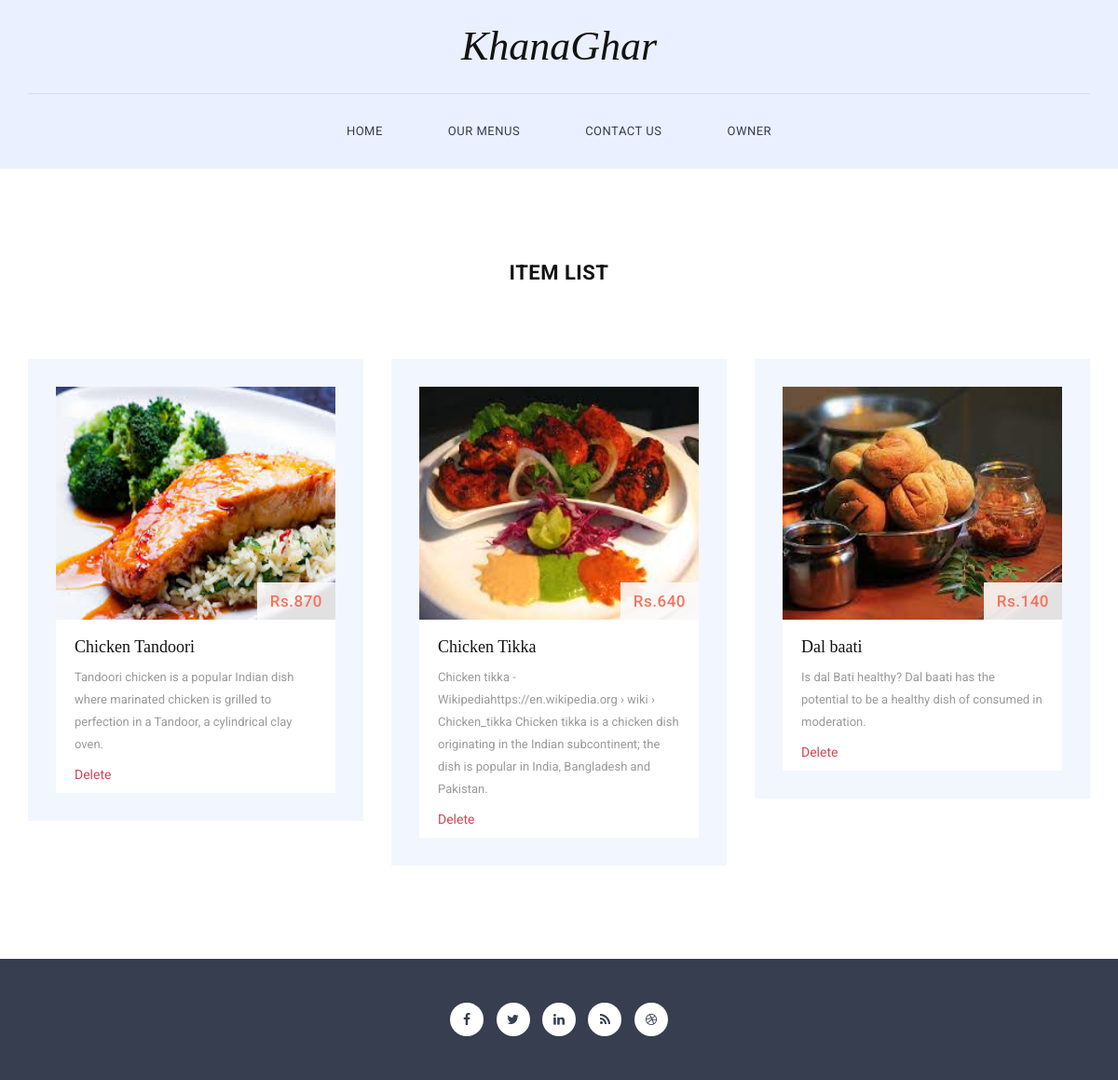
The app's page /owner/category/lunch/ with its own data.
### food/models.py (models this page shows, shortened)
class item(models.Model):
    item_name= models.CharField(max_length=200)
    item_full_desc= models.CharField(max_length=400)
    item_sort_desc=models.CharField(max_length=400)
    item_price=models.IntegerField()
    item_image=models.ImageField(upload_to="images/")
    category=models.ForeignKey("Category", on_delete=models.CASCADE)

### user/views.py (the view)
# urls.py: path('category/lunch/',views.list_lunch, name='list'),
def list_lunch(request):
    return render(request,'user/list.html', {"lunch": item.objects.filter(category=lunch_id)})

### user/templates/user/list.html (shortened to what this page needs)
{% extends 'foods/base.html' %}
{% load static %}
{% block body %}
    <section class="featured-food">
        <div class="container">
            <div class="row">
                <div class="heading">
                    <h2>Item List</h2>
                </div>
            </div>
            <div class="row">
{% if lunch %}
{% for item in lunch %}
                <div class="col-md-4">
                    <div class="food-item">
                        <a href="{% url "update_item" item.id %}">
                        <img  src="/media/{{item.item_image}}" width="100" height="250" alt=""></a>
                        <div class="price">Rs.{{item.item_price}}</div>
                        <div class="text-content">
                            <h4>{{item.item_name}}</h4>
                            <p>{{item.item_sort_desc}}</p>
                            <a href="/owner/delete/{{item.id}}">Delete</a>
                        </div>
                    </div>
                </div>
                {% endfor%}
                {% endif %}
            </div>
        </div>
    </section>
    {% endblock%}

### food/static/food/css/hero-slider.css (style rules this page uses)
*, *::after, *::before { -webkit-box-sizing: border-box; -moz-box-sizing: border-box; box-sizing: border-box; }
html { font-size: 62.5%; }
body { font-family: "Open Sans", sans-serif; color: #2c343b; background-color: #f2f2f2; }
a { color: #d44457; text-decoration: none; }
img { max-width: 100%; }

### food/static/food/css/templatemo-style.css (style rules this page uses)
* { margin: 0; padding: 0; font-family: 'Roboto', arial, sans-serif; }
body { overflow-x: hidden; background-color: #fff; }
p { color: #9a9a9a; font-size: 13px; line-height: 24px; }
section.featured-food { padding: 100px 0px; }
.featured-food .heading h2 { text-align: center; margin-top: 0px; margin-bottom: 80px; font-size: 22px; font-weight: 700; letter-spacing: 0.5px; text-transform: uppercase; color: #121212; }
.featured-food .food-item { background-color: #f2f6ff; padding: 30px; }
.food-item img { width: 100%; overflow: hidden; position: relative; }
.food-item .price { font-size: 17px; color: #f2745f; font-weight: 500; letter-spacing: 0.5px; padding: 8px 14px; position: absolute; right: 45px; margin-top: -40px; background-color: rgba(250, 250, 250, 0.9); }
.food-item .text-content { background-color: #fff; padding: 20px 20px 10px 20px; }
.food-item h4 { margin-top: 0px; font-family: 'Spectral', serif; font-size: 18px; color: #121212; }

### records on screen
item: item_image (picture), item_price "870", item_name "Chicken Tandoori", item_sort_desc "Tandoori chicken is a popular Indian dish where marinated chicken is grilled to perfection in a Tandoor, a cylindrical clay oven."
item: item_image (picture), item_price "640", item_name "Chicken Tikka", item_sort_desc "Chicken tikka - Wikipediahttps://en.wikipedia.org › wiki › Chicken_tikka Chicken tikka is a chicken dish originating in the Indian subcontinent; the dish is popular in India, Bangladesh and Pakistan."
item: item_image (picture), item_price "140", item_name "Dal baati", item_sort_desc "Is dal Bati healthy? Dal baati has the potential to be a healthy dish of consumed in moderation."
